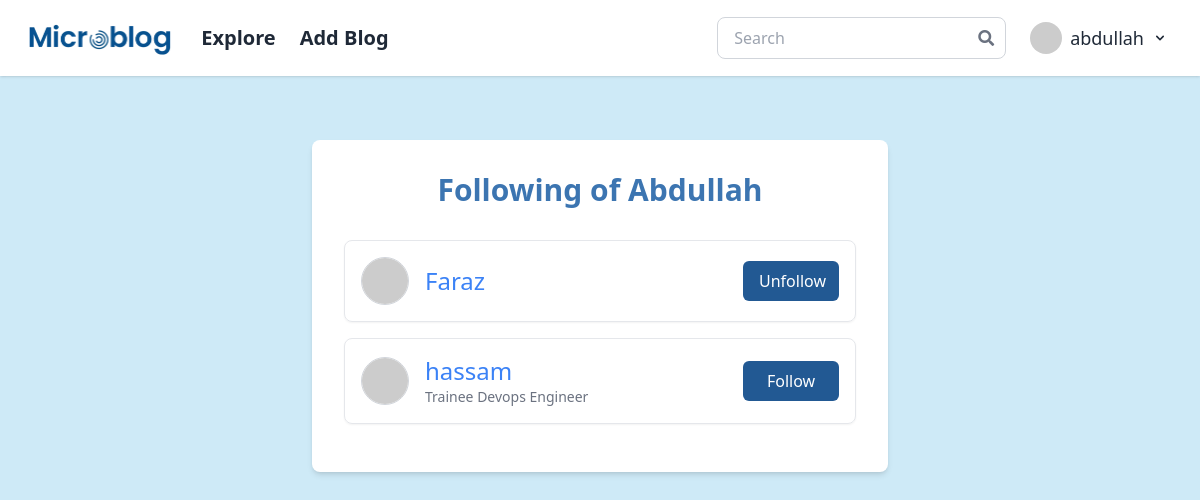
/following_list/Abdullah (signed in), run on the app's committed database.
### app/models.py (models this page shows, shortened)
class User(UserMixin, db.Model):
    id: so.Mapped[int] = so.mapped_column(primary_key=True)
    username: so.Mapped[str] = so.mapped_column(sa.String(64), index=True, unique=True)
    email: so.Mapped[str] = so.mapped_column(sa.String(120), index=True, unique=True)
    password_hash: so.Mapped[Optional[str]] = so.mapped_column(sa.String(256))
    posts: so.WriteOnlyMapped['Post'] = so.relationship(back_populates='author', cascade='all, delete-orphan', passive_deletes=True)
    comments: so.WriteOnlyMapped['Comment'] = so.relationship(back_populates='author', cascade='all, delete-orphan', passive_deletes=True)
    about_me: so.Mapped[Optional[str]] = so.mapped_column(sa.String(140))
    last_seen: so.Mapped[Optional[datetime]] = so.mapped_column(default=lambda: datetime.now(timezone.utc))
    following: so.WriteOnlyMapped['User'] = so.relationship(secondary=followers, primaryjoin=(followers.c.follower_id == id),
                                                            secondaryjoin=(followers.c.followed_id == id), back_populates='followers', passive_deletes=True)
    followers: so.WriteOnlyMapped['User'] = so.relationship(secondary=followers, primaryjoin=(followers.c.followed_id == id),
                                                            secondaryjoin=(followers.c.follower_id == id), back_populates='following', passive_deletes=True)
    def avatar(self, size):
        digest = md5(self.email.lower().encode('utf-8')).hexdigest()
        return f'https://www.gravatar.com/avatar/{digest}?d=identicon&s={size}'
    def is_following(self, user):
        query = self.following.select().where(User.id == user.id)
        return db.session.scalar(query) is not None
    def get_following_users(self):
        following_users = (
            db.session.query(User)
            .join(followers, User.id == followers.c.followed_id)
            .filter(followers.c.follower_id == self.id)
            .all()
        )
        return following_users

### app/main/routes.py (the view)
@bp.route('/following_list/<username>')
@login_required
def following_list(username):
    user = db.session.scalar(sa.select(User).where(User.username == username))
    list = user.get_following_users()
    form = EmptyForm()
    return render_template('following.html', user=user, list=list, form = form)

### app/main/forms.py
class EmptyForm(FlaskForm):
    submit = SubmitField('Submit')

class SearchForm(FlaskForm):
    searched = StringField('Searched', validators=[DataRequired()])
    submit = SubmitField('Submit')

### app/main/routes.py (called while the page is built)
@bp.before_request
def before_request():
    if current_user.is_authenticated:
        current_user.last_seen = datetime.now(timezone.utc)
        db.session.commit()

@bp.context_processor
def inject_search_form():
    return dict(form=SearchForm())

### app/models.py (called while the page is built)
@login.user_loader
def load_user(id):
    return db.session.get(User, int(id))

### app/templates/following.html (shortened to what this page needs)
{% extends 'new_base.html' %}
{% block content %}
<div class="flex min-h-full flex-col justify-center px-4 py-6 sm:px-6 lg:px-8 sm:py-12">
    <div class="bg-white shadow-md rounded-lg p-8 w-full max-w-xl mx-auto">
        <h1 class="text-3xl font-bold mb-8 text-center text-[#3C75B1]">Following of {{ user.username }}</h1>
        {% if list %}
        <ul>
            {% for follower in list %}
            <li class="flex items-center justify-between p-4 border border-gray-200 rounded-lg shadow-sm hover:bg-blue-100 mb-4">
                <a href="{{ url_for('main.user', username=follower.username) }}" class="flex items-center text-blue-500 hover:text-blue-700">
                    <img src="{{ follower.avatar(100) }}" class="w-12 h-12 rounded-full border border-gray-300">
                    <div class="ml-4">
                        <span class="block text-2xl">{{ follower.username }}</span>
                        {% if follower.about_me %}
                        <span class="block text-sm text-gray-500">{{ follower.about_me[:30] }}</span>
                        {% endif %}
                    </div>
                </a>
                <div>
                    {% if current_user.is_following(follower) %}
                    <form action="{{ url_for('main.unfollow', username=follower.username) }}" method="post">
                        <input type="submit" value="Unfollow" class="bg-[#225993] text-white px-4 py-2 rounded-md hover:bg-[#1B487A] w-24">
                    </form>
                    {% else %}
                    <form action="{{ url_for('main.follow', username=follower.username) }}" method="post">
                        <input type="submit" value="Follow" class="bg-[#225993] text-white px-4 py-2 rounded-md hover:bg-[#1B487A] w-24">
                    </form>
                    {% endif %}
                </div>
            </li>
            {% endfor %}
        </ul>
        {% else %}
        <p class="text-center text-gray-500">No following yet.</p>
        {% endif %}
    </div>
</div>
{% endblock %}

### app/templates/new_base.html (shortened to what this page needs)
<!DOCTYPE html>
<html lang="en">
<head>
    <script src="https://cdn.tailwindcss.com"></script>
    <link rel="stylesheet" href="https://cdnjs.cloudflare.com/ajax/libs/font-awesome/5.15.4/css/all.min.css">
    <link href="https://cdn.jsdelivr.net/npm/tailwindcss@2.2.19/dist/tailwind.min.css" rel="stylesheet">
</head>
<body class="bg-[#CEEAF7] text-gray-900">
    <nav class="bg-white shadow">
      <div class="container max-w-full w-full px-4 md:px-6 py-4 flex justify-between items-center">
          <div class="flex items-center space-x-6 mx-auto lg:mx-0">
              {% if not current_user.is_anonymous %}
              <a href="{{ url_for('main.index') }}" class="mt-1">
                <img class="w-15 h-10" src="{{ url_for('static', filename='images/Screenshot_2024-10-08_154426-removebg-preview_enhanced.png') }}" alt="Microblog">
              </a>
              {% else %}
              <a href="{{ url_for('main.explore') }}">
                <img class="w-15 h-10" src="{{ url_for('static', filename='images/Screenshot_2024-10-08_154426-removebg-preview_enhanced.png') }}" alt="Microblog">
              </a>
              {% endif %}
              {% if not current_user.is_anonymous %}
              <a class="text-xl font-semibold text-gray-800 hidden lg:inline-block" href="{{ url_for('main.explore') }}">Explore</a>
              <a class="text-xl font-semibold text-gray-800 hidden lg:inline-block" href="{{ url_for('main.add_blog') }}">Add Blog</a>
              {% endif %}
          </div>
          <div class="hidden lg:flex items-center space-x-4">
              <form class="relative flex items-center w-full md:w-auto" method="POST" action="{{ url_for('main.search') }}" onsubmit="return ValidateSearch()">
                  <input type="search" name="searched" autocomplete="off" id="searched" class="w-full border border-gray-300 rounded-lg pl-4 pr-10 py-2 focus:outline-none" placeholder="Search">
                  <button type="submit" class="absolute right-3 inset-y-0 flex items-center text-gray-500 hover:text-gray-700">
                      <i class="fas fa-search"></i>
                  </button>
              </form>
              {% if not current_user.is_anonymous %}
              <div class="relative px-2">
                  <button id="dropdownButton" class="text-lg flex items-center space-x-2 text-gray-800 hover:text-gray-600 focus:outline-none" onclick="toggleDropdown()">
                      <img class="w-8 h-8 rounded-full" src="{{ current_user.avatar(50) }}" alt="User avatar">
                      <span>{{ current_user.username }}</span>
                      <svg class="w-4 h-4" fill="currentColor" viewBox="0 0 20 20" xmlns="http://www.w3.org/2000/svg">
                          <path fill-rule="evenodd" d="M5.293 7.293a1 1 0 011.414 0L10 10.586l3.293-3.293a1 1 0 111.414 1.414l-4 4a1 1 0 01-1.414 0l-4-4a1 1 0 010-1.414z" clip-rule="evenodd"></path>
                      </svg>
                  </button>
              </div>
              {% else %}
              <ul class="flex space-x-4">
                  <li><a class="text-gray-800 hover:text-gray-600" href="{{ url_for('auth.login') }}">Login</a></li>
              </ul>
              {% endif %}
          </div>
      </div>
    </nav>
    <div class="p-4">
        <div class="container mx-auto">
            {% block content %}{% endblock %}
        </div>
    </div>
</body>
</html>

### data on the page
User: username "abdullah"
User: username "Abdullah"
User: username "Faraz"
User: username "hassam", about_me "Trainee Devops Engineer"
